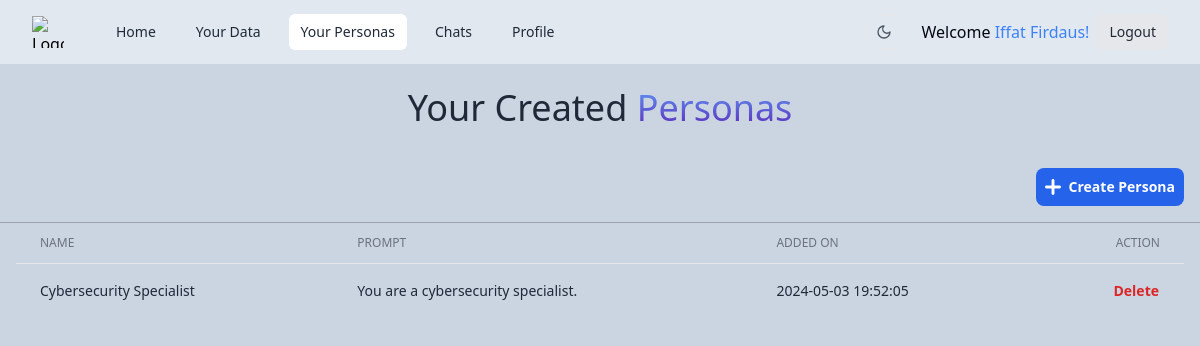
The app's page /personas (signed in) with its own data.
### models.py (models this page shows, shortened)
class User(UserMixin, db.Model):
    id = db.Column("id", db.Integer, primary_key=True)
    name = db.Column(db.String(100), nullable=False)
    username = db.Column(db.String(100), unique=True, nullable=False)
    email = db.Column(db.String(100), unique=True, nullable=False)
    password = db.Column(db.String(100), nullable=False)
    is_admin = db.Column(db.Boolean, nullable=True, default=False)
    personas = db.relationship('Persona', backref='user', lazy='dynamic')
    data = db.relationship('Data', backref='user', lazy='dynamic')
    conversations = db.relationship('Conversation', backref='user', lazy='dynamic')
    messages = db.relationship('Message', backref='user', lazy='dynamic')

class Persona(db.Model):
    _id = db.Column("id", db.Integer, primary_key=True)
    name = db.Column(db.String(100))
    prompt = db.Column(db.String(1000))
    user_id = db.Column(db.Integer, db.ForeignKey('user.id'), nullable=False)
    data_id = db.Column(db.Integer, db.ForeignKey('data.id'))
    added_on = db.Column(db.DateTime, nullable=False, default=db.func.now())

### app.py (the view, shortened to what this page needs)
@app.route('/personas', methods=['GET', 'POST'])
@login_required
def personas():
    persona_list = current_user.personas.all()
    data_list = current_user.data.all()
    return render_template('personas.html', personas=persona_list, data_list=data_list)

### app.py (called while the page is built)
@login_manager.user_loader
def load_user(user_id):
    return User.query.get(int(user_id))

### templates/personas.html (shortened to what this page needs)
{% extends 'base.html' %}
{% block content %}
<div class="max-w-3xl text-center mx-auto py-6">
  <h1 class="block font-medium text-gray-800 dark:text-gray-200 text-xl sm:text-2xl md:text-3xl lg:text-4xl">
    Your Created <span
      class="bg-clip-text bg-gradient-to-t from-violet-800 to-blue-400 dark:from-blue-300 dark:to-violet-800 text-transparent">
      Personas</span>
  </h1>
</div>
<div class="flex justify-end items-center">
  <button type="button"
    class="m-4 p-2 inline-flex items-center gap-x-2 text-sm font-semibold rounded-lg border border-transparent bg-blue-600 text-white hover:bg-blue-700 disabled:opacity-50 disabled:pointer-events-none dark:focus:outline-none dark:focus:ring-1 dark:focus:ring-gray-600"
    data-hs-overlay="#hs-static-backdrop-modal">
    Create Persona
  </button>
</div>
{% if personas %}
<hr class="border-gray-400 dark:border-gray-800">
<div class="flex flex-col px-4">
  <div class="-m-1.5 overflow-x-auto">
    <div class="p-1.5 min-w-full inline-block align-middle">
      <div class="overflow-hidden">
        <table class="min-w-full divide-y divide-gray-200 dark:divide-gray-700">
          <thead>
            <tr>
              <th scope="col" class="px-6 py-3 text-start text-xs font-medium text-gray-500 uppercase">Name</th>
              <th scope="col" class="px-6 py-3 text-start text-xs font-medium text-gray-500 uppercase">Prompt</th>
              <th scope="col" class="px-6 py-3 text-start text-xs font-medium text-gray-500 uppercase">Added On</th>
              <th scope="col" class="px-6 py-3 text-end text-xs font-medium text-gray-500 uppercase">Action</th>
            </tr>
          </thead>
          <tbody class="divide-y divide-gray-200 dark:divide-gray-700">
            {% for persona in personas %}
            <tr class="hover:bg-gray-100 dark:hover:bg-gray-700">
              <td class="px-6 py-4 whitespace-nowrap text-sm font-medium text-gray-800 dark:text-gray-200">
                {{ persona.name }}
              </td>
              <td class="px-6 py-4 max-w-lg truncate whitespace-nowrap text-sm text-gray-800 dark:text-gray-200">
                {{ persona.prompt }}
              </td>
              <td class="px-6 py-4 whitespace-nowrap text-sm text-gray-800 dark:text-gray-200">
                {{ persona.added_on }}
              </td>
              <td class="px-6 py-4 whitespace-nowrap text-end text-sm font-medium">
                <form method="post" action="{{ url_for('personas') }}">
                  <button type="submit" name="delete-persona"
                    onclick="return confirm('Are you sure you want to delete this persona?')"
                    class="inline-flex items-center gap-x-2 text-sm font-semibold rounded-lg border border-transparent text-red-600 hover:text-red-800 disabled:opacity-50 disabled:pointer-events-none dark:text-red-500 dark:hover:text-red-400 dark:focus:outline-none dark:focus:ring-1 dark:focus:ring-gray-600">Delete</button>
                </form>
              </td>
            </tr>
            {% endfor %}
          </tbody>
        </table>
      </div>
    </div>
  </div>
</div>
{% else %}
<p class="mt-4 text-xl text-center text-gray-600 dark:text-gray-400">
  No personas found! Start by creating your first persona.
</p>
{% endif %}
{% endblock %}

### templates/base.html (shortened to what this page needs)
<!DOCTYPE html>
<html>
<head>
	<link rel="stylesheet" href="{{ url_for('static',filename='dist/css/output.css') }}">
</head>
<body class="dark:bg-slate-900 bg-slate-300 h-full items-center py-16
	[&::-webkit-scrollbar]:w-2
  [&::-webkit-scrollbar-track]:bg-gray-100
  [&::-webkit-scrollbar-thumb]:bg-gray-400
  dark:[&::-webkit-scrollbar-track]:bg-slate-700
  dark:[&::-webkit-scrollbar-thumb]:bg-slate-500">
	<nav class="navbar bg-slate-200 dark:bg-gray-800">
		<div class="max-w-7xl mx-auto px-4 sm:px-6 lg:px-8">
			<div class="flex items-center justify-between h-16">
				<div class="flex items-center">
					<a href="#" class="flex-shrink-0">
						<img class="h-8 w-8" src="https://tailwindui.com/img/logos/workflow-mark-indigo-500.svg" alt="Logo">
					</a>
					<div class="hidden md:block">
						<div class="ml-10 flex items-baseline space-x-4">
							<a href="{{ url_for('index') }}"
								class="{% if request.path == url_for('index') %}text-gray-800 dark:text-gray-200 bg-white dark:bg-gray-600 {% else %} text-gray-800 dark:text-gray-300 hover:bg-gray-100 dark:hover:bg-gray-700 hover:text-gray-900 dark:hover:text-white{% endif %} px-3 py-2 rounded-md text-sm font-medium">
								Home</a>
							{% if current_user.is_authenticated %}
							<a href="{{ url_for('data') }}"
								class="{% if request.path == url_for('data') %}text-gray-800 dark:text-gray-200 bg-white dark:bg-gray-600 {% else %} text-gray-800 dark:text-gray-300 hover:bg-gray-100 dark:hover:bg-gray-700 hover:text-gray-900 dark:hover:text-white{% endif %} px-3 py-2 rounded-md text-sm font-medium">
								Your Data</a>
							<a href="{{ url_for('personas') }}"
								class="{% if request.path == url_for('personas') %}text-gray-800 dark:text-gray-200 bg-white dark:bg-gray-600 {% else %} text-gray-800 dark:text-gray-300 hover:bg-gray-100 dark:hover:bg-gray-700 hover:text-gray-900 dark:hover:text-white{% endif %} px-3 py-2 rounded-md text-sm font-medium">
								Your Personas</a>
							<a href="{{ url_for('chats') }}"
								class="{% if request.path == url_for('chats') %}text-gray-800 dark:text-gray-200 bg-white dark:bg-gray-600 {% else %} text-gray-800 dark:text-gray-300 hover:bg-gray-100 dark:hover:bg-gray-700 hover:text-gray-900 dark:hover:text-white{% endif %} px-3 py-2 rounded-md text-sm font-medium">
								Chats</a>
							<a href="{{ url_for('profile') }}"
								class="{% if request.path == url_for('profile') %}text-gray-800 dark:text-gray-200 bg-white dark:bg-gray-600 {% else %} text-gray-800 dark:text-gray-300 hover:bg-gray-100 dark:hover:bg-gray-700 hover:text-gray-900 dark:hover:text-white{% endif %} px-3 py-2 rounded-md text-sm font-medium">
								Profile</a>
							{% endif %}
						</div>
					</div>
				</div>
				<div class="hidden md:block">
					<div class="ml-4 flex items-center md:ml-6">
						<div>
							<button type="button"
								class="mx-3 p-2 border hover:border-gray-300 dark:hover:border-gray-600 rounded-md hs-dark-mode-active:hidden block hs-dark-mode group flex items-center text-gray-600 hover:text-blue-600 font-medium dark:text-gray-400 dark:hover:text-gray-500"
								data-hs-theme-click-value="dark">
								<svg class="flex-shrink-0 size-4" xmlns="http://www.w3.org/2000/svg" width="24" height="24"
									viewBox="0 0 24 24" fill="none" stroke="currentColor" stroke-width="2" stroke-linecap="round"
									stroke-linejoin="round">
									<path d="M12 3a6 6 0 0 0 9 9 9 9 0 1 1-9-9Z" />
								</svg>
							</button>
						</div>
						{% if current_user.is_authenticated %}
						<p class="p-2 text-gray-950 dark:text-white">Welcome
							<span class="font-medium text-blue-500">{{ current_user.name }}!</span></p>
						<a href="{{ url_for('logout') }}"
							class="bg-gray-200 dark:bg-gray-900 text-gray-800 dark:text-white px-3 py-2 rounded-md text-sm font-medium">
							Logout</a>
						{% else %}
						<a href="{{ url_for('login') }}"
							class="bg-gray-200 dark:bg-gray-900 text-gray-800 dark:text-white px-3 py-2 rounded-md text-sm font-medium">
							Login</a>
						{% endif %}
					</div>
				</div>
			</div>
		</div>
	</nav>
	{% block content %}{% endblock %}
</body>
</html>

### templates/base.html (style rules this page uses)
.navbar { position: fixed; top: 0; left: 0; right: 0; z-index: 50; }

### records on screen
User: name "Iffat Firdaus"
Persona: name "Cybersecurity Specialist", prompt "You are a cybersecurity specialist.", added_on "2024-05-03 19:52:05"
